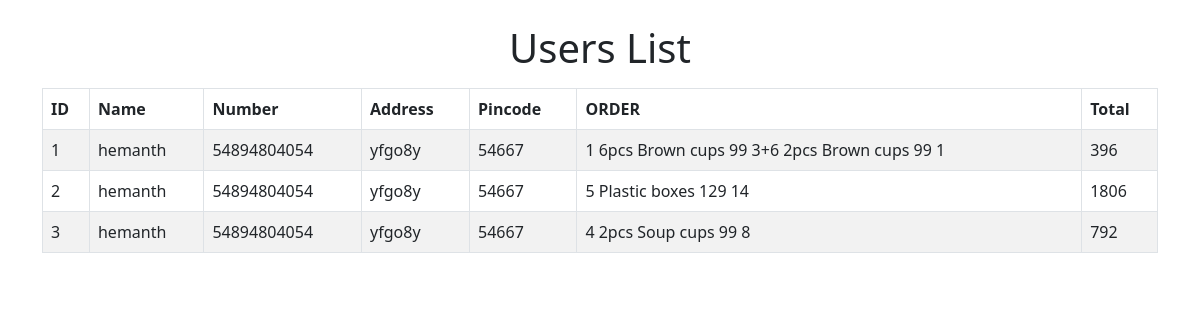
Screenshot of /users with the database file from the repository.
### app.py (models this page shows)
class User(db.Model):
    id = db.Column(db.Integer, primary_key=True)
    name1 = db.Column(db.String(100), nullable=False)
    number1 = db.Column(db.Integer, nullable=False)
    address1 = db.Column(db.String(100), nullable=False)
    pincode1 = db.Column(db.Integer, nullable=False)
    names1 = db.Column(db.String(100), nullable=False)
    total1 = db.Column(db.Integer, nullable=False)

### app.py (the view)
@app.route('/users', methods=['GET'])
def users_page():
    users = User.query.all()
    return render_template('users.html', users=users)

### templates/users.html (shortened to what this page needs)
<!DOCTYPE html>
<html lang="en">
<head>
    <link rel="stylesheet" href="https://cdn.jsdelivr.net/npm/bootstrap@5.3.0-alpha1/dist/css/bootstrap.min.css">
</head>
<body>
    <div class="container mt-4">
        <h1 class="text-center">Users List</h1>
        <table class="table table-striped table-bordered mt-3">
            <thead>
                <tr>
                    <th>ID</th>
                    <th>Name</th>
                    <th>Number</th>
                    <th>Address</th>
                    <th>Pincode</th>
                    <th>ORDER</th>
                    <th>Total</th>
                </tr>
            </thead>
            <tbody>
                {% for user in users %}
                <tr>
                    <td>{{ user.id }}</td>
                    <td>{{ user.name1 }}</td>
                    <td>{{ user.number1 }}</td>
                    <td>{{ user.address1 }}</td>
                    <td>{{ user.pincode1 }}</td>
                    <td>{{ user.names1 }}</td>
                    <td>{{ user.total1 }}</td>
                </tr>
                {% endfor %}
            </tbody>
        </table>
    </div>
</body>
</html>

### rows the page displays
User: id "1", name1 "hemanth", number1 "54894804054", address1 "yfgo8y", pincode1 "54667", names1 "1 6pcs Brown cups 99 3+6 2pcs Brown cups 99 1", total1 "396"
User: id "2", name1 "hemanth", number1 "54894804054", address1 "yfgo8y", pincode1 "54667", names1 "5 Plastic boxes 129 14", total1 "1806"
User: id "3", name1 "hemanth", number1 "54894804054", address1 "yfgo8y", pincode1 "54667", names1 "4 2pcs Soup cups 99 8", total1 "792"
